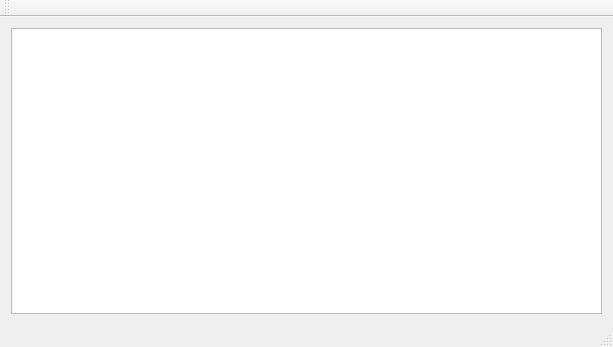
<?xml version="1.0" encoding="UTF-8"?>
<ui version="4.0">
 <class>MainWindow</class>
 <widget class="QMainWindow" name="MainWindow">
  <property name="geometry">
   <rect>
    <x>0</x>
    <y>0</y>
    <width>613</width>
    <height>347</height>
   </rect>
  </property>
  <property name="sizePolicy">
   <sizepolicy hsizetype="Expanding" vsizetype="Expanding">
    <horstretch>0</horstretch>
    <verstretch>0</verstretch>
   </sizepolicy>
  </property>
  <property name="windowTitle">
   <string>OutputInspector</string>
  </property>
  <property name="windowIcon">
   <iconset>
    <normaloff>outputinspector.ico</normaloff>outputinspector.ico</iconset>
  </property>
  <property name="toolButtonStyle">
   <enum>Qt::ToolButtonIconOnly</enum>
  </property>
  <widget class="QWidget" name="centralWidget">
   <property name="sizePolicy">
    <sizepolicy hsizetype="Maximum" vsizetype="Maximum">
     <horstretch>0</horstretch>
     <verstretch>0</verstretch>
    </sizepolicy>
   </property>
   <property name="layoutDirection">
    <enum>Qt::LeftToRight</enum>
   </property>
   <property name="autoFillBackground">
    <bool>true</bool>
   </property>
   <layout class="QHBoxLayout" name="horizontalLayout">
    <item>
     <widget class="QListWidget" name="mainListWidget">
      <property name="sizePolicy">
       <sizepolicy hsizetype="Expanding" vsizetype="Expanding">
        <horstretch>0</horstretch>
        <verstretch>0</verstretch>
       </sizepolicy>
      </property>
     </widget>
    </item>
   </layout>
  </widget>
  <widget class="QMenuBar" name="menuBar">
   <property name="geometry">
    <rect>
     <x>0</x>
     <y>0</y>
     <width>613</width>
     <height>21</height>
    </rect>
   </property>
  </widget>
  <widget class="QToolBar" name="mainToolBar">
   <attribute name="toolBarArea">
    <enum>TopToolBarArea</enum>
   </attribute>
   <attribute name="toolBarBreak">
    <bool>false</bool>
   </attribute>
  </widget>
  <widget class="QStatusBar" name="statusBar"/>
 </widget>
 <layoutdefault spacing="6" margin="11"/>
 <resources/>
 <connections/>
</ui>
